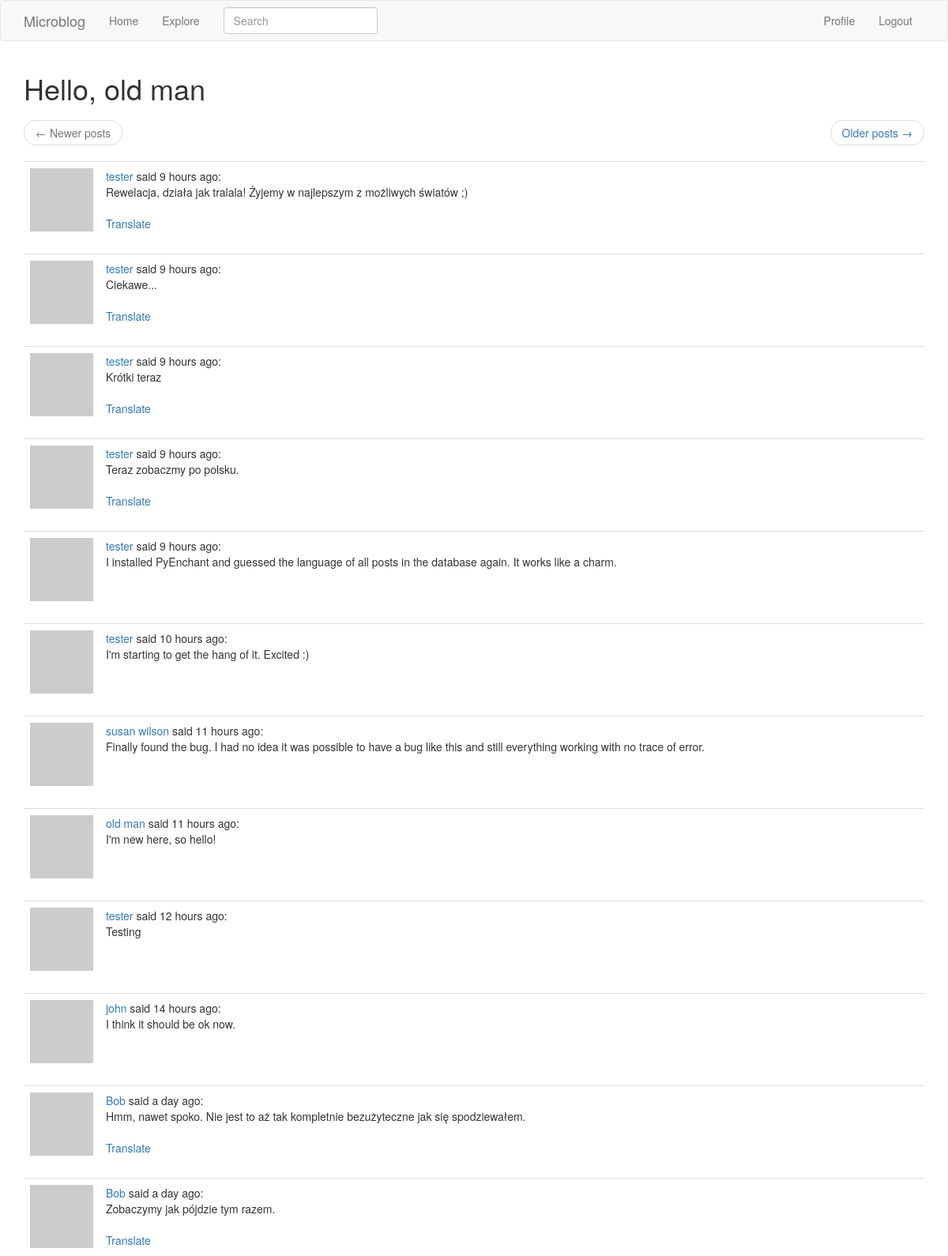
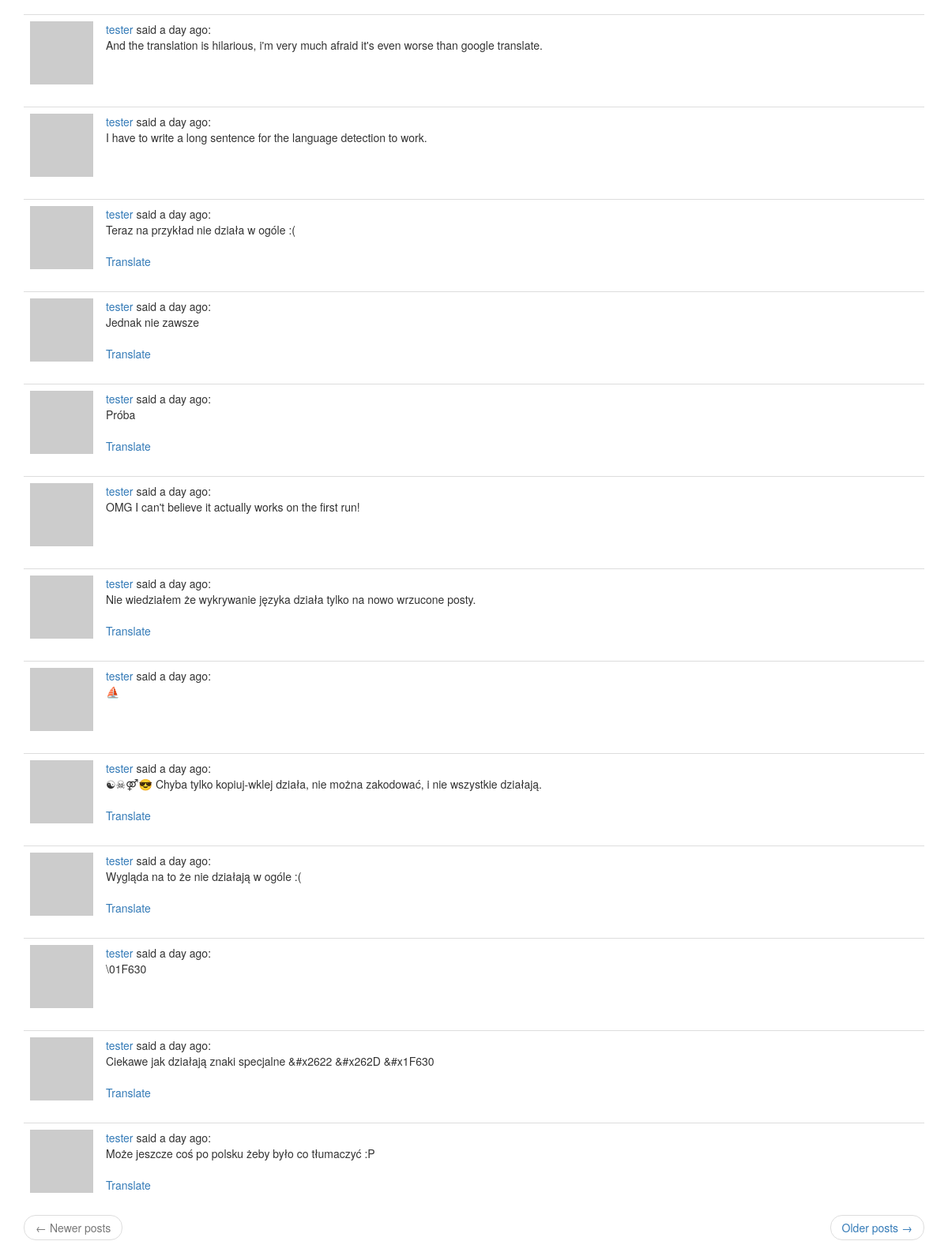
The page /explore (signed in) on the database as committed earlier (2 pictures, top to bottom).
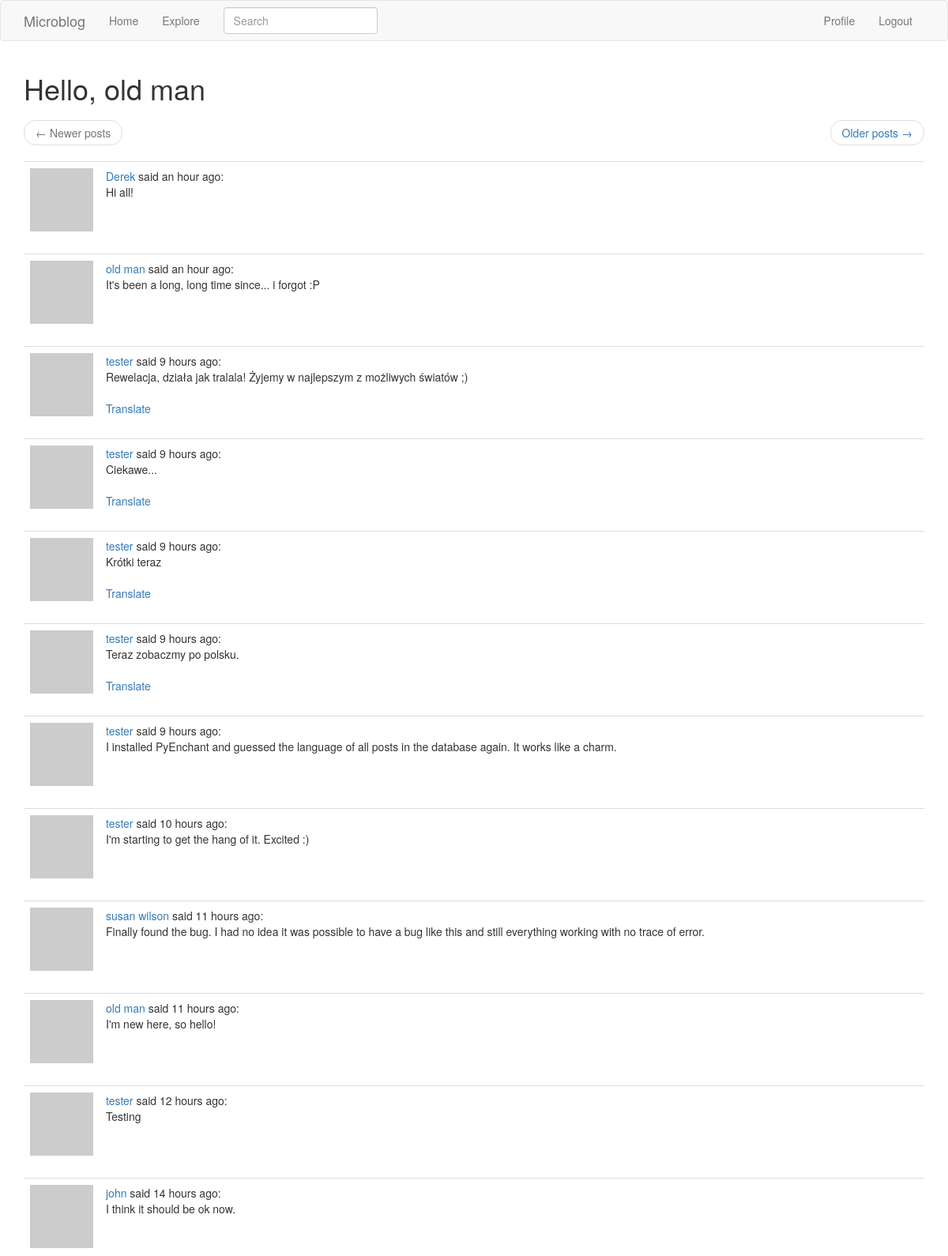
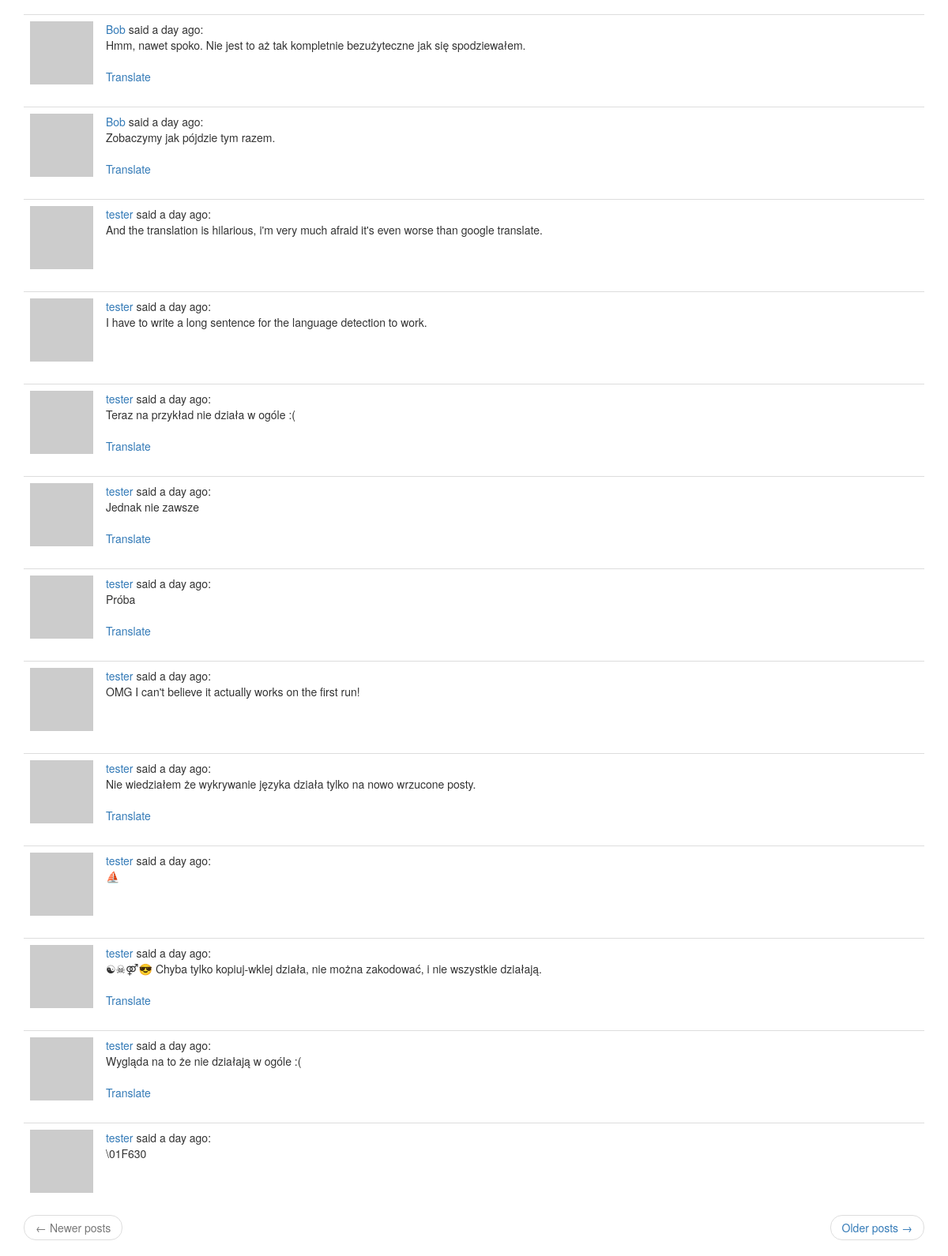
The same page on the database as committed later (2 pictures, top to bottom).
### app/models.py (models this page shows, shortened)
class SearchableMixin:
    @classmethod
    def before_commit(cls, session):
        session._changes = {
            'add': list(session.new),
            'update': list(session.dirty),
            'delete': list(session.deleted)
        }
    @classmethod
    def after_commit(cls, session):
        for obj in session._changes['add']:
            if isinstance(obj, SearchableMixin):
                add_to_index(obj.__tablename__, obj)
        for obj in session._changes['update']:
            if isinstance(obj, SearchableMixin):
                add_to_index(obj.__tablename__, obj)
        for obj in session._changes['delete']:
            if isinstance(obj, SearchableMixin):
                remove_from_index(obj.__tablename__, obj)
        session._changes = None

class Post(SearchableMixin, db.Model):
    __searchable__ = ['body']
    id = db.Column(db.Integer, primary_key=True)
    body = db.Column(db.String(140))
    timestamp = db.Column(db.DateTime, index=True, default=datetime.utcnow)
    user_id = db.Column(db.Integer, db.ForeignKey('user.id'))
    language = db.Column(db.String(5))

class User(UserMixin, db.Model):
    id = db.Column(db.Integer, primary_key=True)
    username = db.Column(db.String(64), index=True, unique=True)
    email = db.Column(db.String(120), index=True, unique=True)
    password_hash = db.Column(db.String(128))
    about_me = db.Column(db.String(140))
    last_seen = db.Column(db.DateTime, default=datetime.utcnow)
    posts = db.relationship('Post', backref='author', lazy='dynamic')
    followed = db.relationship(
        'User', secondary=followers,
        primaryjoin=(followers.c.follower_id == id),
        secondaryjoin=(followers.c.followed_id == id),
        backref=db.backref('followers', lazy='dynamic'), lazy='dynamic')
    def avatar(self, size):
        digest = md5(self.email.lower().encode('utf-8')).hexdigest()
        return 'https://www.gravatar.com/avatar/{}?d=retro&s={}'.format(
            digest, size)

### app/main/routes.py (the view)
@bp.route('/explore')
@login_required
def explore():
    page = request.args.get('page', 1, type=int)
    posts = Post.query.order_by(Post.timestamp.desc()).paginate(
        page, current_app.config['POSTS_PER_PAGE'], False)
    next_url = url_for('main.explore', page=posts.next_num) \
        if posts.has_next else None
    prev_url = url_for('main.explore', page=posts.prev_num) \
        if posts.has_prev else None
    return render_template('index.html', title=_('Explore'), posts=posts.items,
                           next_url=next_url, prev_url=prev_url)

### app/main/forms.py
class SearchForm(FlaskForm):
    q = StringField(_l('Search'), validators=[DataRequired()])
    def __init__(self, *args, **kwargs):
        if 'formdata' not in kwargs:
            kwargs['formdata'] = request.args
        if 'csrf_enabled' not in kwargs:
            kwargs['csrf_enabled'] = False
        super().__init__(*args, **kwargs)

### app/main/routes.py (called while the page is built)
@bp.before_app_request
def before_request():
    if current_user.is_authenticated:
        current_user.last_seen = datetime.utcnow()
        db.session.commit()
        g.search_form = SearchForm()
    g.locale = str(get_locale())

### app/models.py (called while the page is built)
@login.user_loader
def load_user(id):
    return User.query.get(int(id))

### app/templates/index.html (shortened to what this page needs)
{% extends "base.html" %}
{% import 'bootstrap/wtf.html' as wtf %}
{% block app_content %}
  <h1>{{ _('Hello,') }} {{ current_user.username }}</h1>
  {% if posts %}
    {% include '_page_nav.html' %}
    {% for post in posts %}
      {% include '_post.html' %}
    {% endfor %}
    {% include '_page_nav.html' %}
  {% else %}
    <p class="text-muted">{{ _('No posts') }}</p>
  {% endif %}
{% endblock %}

### app/templates/_post.html
<table class="table table-hover">
  <tr>
    <td width="40px"><img src="{{ post.author.avatar(40) }}"></td>
    <td>
      <a href="{{ url_for('main.user', username=post.author.username) }}">
        {{ post.author.username }}
      </a>
      {{ _('said') }} {{ moment(post.timestamp).fromNow() }}:
      <br>
      <span id="post{{ post.id }}">{{ post.body }}</span>
      {% if post.language and post.language != g.locale %}
        <br><br>
        <span id="translation{{ post.id }}">
          <a href="javascript:translate(
                                '#post{{ post.id }}',
                                '#translation{{ post.id }}',
                                '{{ post.language }}',
                                '{{ g.locale }}');">{{ _('Translate') }}</a>
        </span>
      {% endif %}
    </td>
  </tr>
</table>

Rows that differ between the two databases and show on the page:
no longer on this page (row unchanged): Post: author.username "tester", timestamp "a day ago", body "Ciekawe jak działają znaki specjalne &#x2622 &#x262D &#x1F630"
no longer on this page (row unchanged): Post: author.username "tester", timestamp "a day ago", body "Może jeszcze coś po polsku żeby było co tłumaczyć :P"
added Post: author.username "Derek", timestamp "an hour ago", body "Hi all!"
added Post: author.username "old man", timestamp "an hour ago", body "It's been a long, long time since... i forgot :P"
